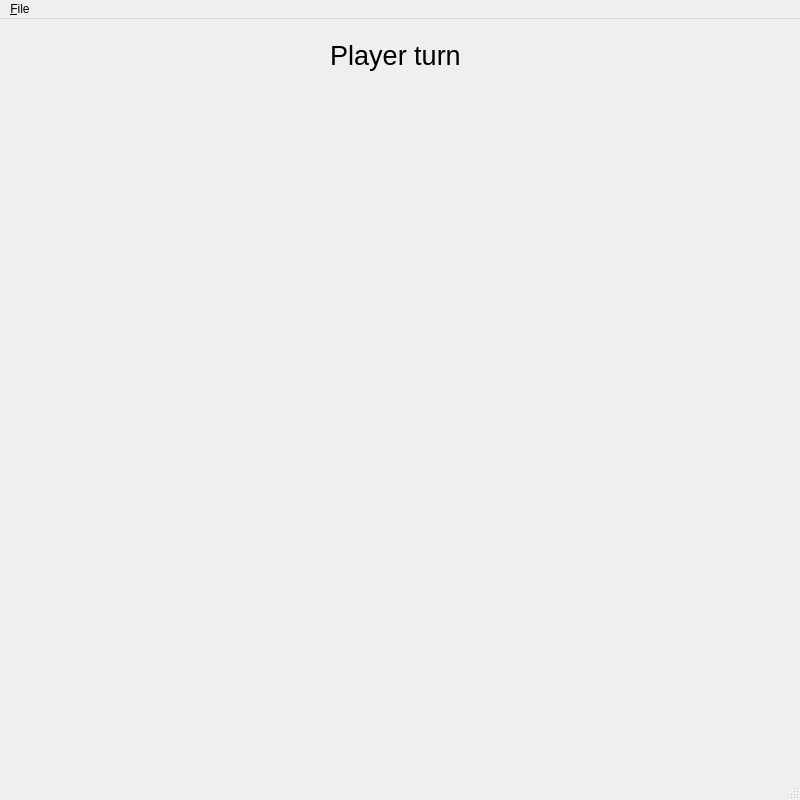
<?xml version="1.0" encoding="UTF-8"?>
<ui version="4.0">
 <class>MainWindow</class>
 <widget class="QMainWindow" name="MainWindow">
  <property name="geometry">
   <rect>
    <x>0</x>
    <y>0</y>
    <width>800</width>
    <height>800</height>
   </rect>
  </property>
  <property name="minimumSize">
   <size>
    <width>400</width>
    <height>400</height>
   </size>
  </property>
  <property name="maximumSize">
   <size>
    <width>16777215</width>
    <height>16777215</height>
   </size>
  </property>
  <property name="windowTitle">
   <string>MainWindow</string>
  </property>
  <widget class="QWidget" name="centralWidget">
   <widget class="QWidget" name="verticalLayoutWidget">
    <property name="geometry">
     <rect>
      <x>0</x>
      <y>10</y>
      <width>791</width>
      <height>741</height>
     </rect>
    </property>
    <layout class="QVBoxLayout" name="layout">
     <item>
      <widget class="QLabel" name="labelPlayerTurn">
       <property name="font">
        <font>
         <pointsize>20</pointsize>
        </font>
       </property>
       <property name="text">
        <string>Player turn</string>
       </property>
       <property name="alignment">
        <set>Qt::AlignHCenter|Qt::AlignTop</set>
       </property>
      </widget>
     </item>
    </layout>
   </widget>
  </widget>
  <widget class="QMenuBar" name="menuBar">
   <property name="geometry">
    <rect>
     <x>0</x>
     <y>0</y>
     <width>800</width>
     <height>25</height>
    </rect>
   </property>
   <widget class="QMenu" name="menuFile">
    <property name="title">
     <string>&amp;File</string>
    </property>
    <addaction name="actionNew_game"/>
    <addaction name="separator"/>
    <addaction name="actionQuit"/>
   </widget>
   <addaction name="menuFile"/>
  </widget>
  <widget class="QStatusBar" name="statusBar"/>
  <action name="actionQuit">
   <property name="text">
    <string>Quit</string>
   </property>
   <property name="shortcut">
    <string>Ctrl+Q</string>
   </property>
  </action>
  <action name="actionNew_game">
   <property name="text">
    <string>New game</string>
   </property>
   <property name="shortcut">
    <string>Ctrl+N</string>
   </property>
  </action>
 </widget>
 <layoutdefault spacing="6" margin="11"/>
 <resources/>
 <connections>
  <connection>
   <sender>actionQuit</sender>
   <signal>triggered()</signal>
   <receiver>MainWindow</receiver>
   <slot>close()</slot>
   <hints>
    <hint type="sourcelabel">
     <x>-1</x>
     <y>-1</y>
    </hint>
    <hint type="destinationlabel">
     <x>199</x>
     <y>149</y>
    </hint>
   </hints>
  </connection>
 </connections>
</ui>
